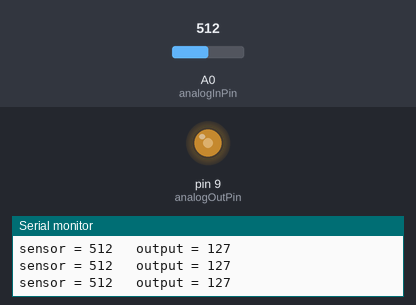
This sketch was run on a simulated Arduino Uno, built with avr-gcc and run on an emulated ATmega328P. Parts: output pins drawn as LEDs (lit = HIGH), the last lines printed to the serial monitor. The test bench sets the inputs (shaded band); at power-on: A0 (analogInPin) = 512.

Above: at 1.2 s.
1.3 s: A0 (analogInPin) set to 413
At 2.3 s:
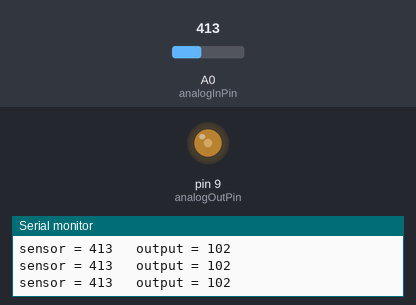
4.3 s: A0 (analogInPin) set to 392
At 5.7 s:
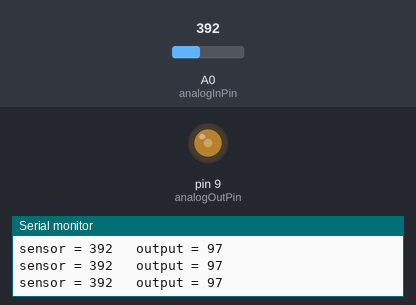
7.3 s: A0 (analogInPin) set to 716
At 8.2 s:
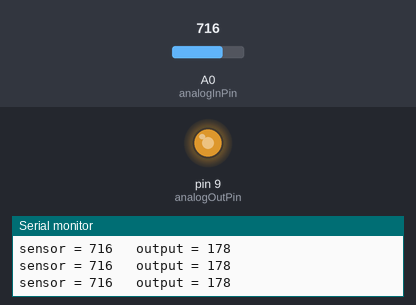
8.8 s: A0 (analogInPin) set to 983
At 9.9 s:
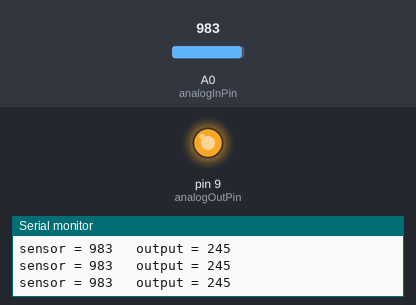
10.3 s: A0 (analogInPin) set to 1009
At 11.7 s:
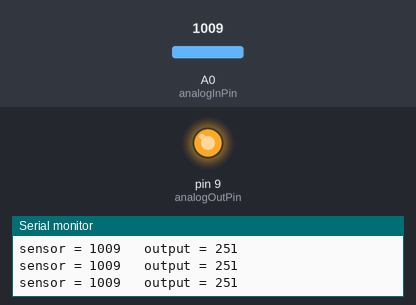
13.3 s: A0 (analogInPin) set to 0
At 14.4 s:
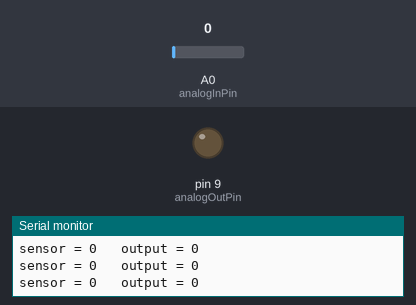
Timing chart, 0 to 15.8 s (numbered marks = the images above; inputs shaded):
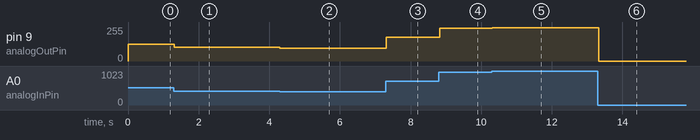

The sketch:

RoboTronics_AnalogInOutSerial.ino
```cpp
/* ---------------------ROBOTRONICS TUTORIAL
  2.Analog input, analog output, serial output

  Reads an analog input pin,
  maps the result to a range from 0 to 255 and
  usesthe result to setoutput of output pin.
  prints the results to the Serial Monitor.

  The circuit:
  - potentiometer connected to analog pin 0.
    Center pin of the potentiometer goes to the analog pin.
    side pins of the potentiometer go to +5V and ground
  - LED connected from digital pin 9 to ground through 220 ohm resistor

*/

// These constants won't change.
// They're used to give names to the pins used:
//constant(const) is a keyword used to declare constants
const int analogInPin = A0;  // Analog input pin for potentiometer
// Can use pins A0 to A5 for Analog and 1 to 12 for Digital Pins
const int analogOutPin = 9;  // Analog output pin for  LED

int sensorValue = 0;  // value readings  from the potentio.
int outputValue = 0;  // value output to the PWM pin of LED (analog out)

void setup() {
  // initialize serial communications at 9600 bps BITS PER SECOND :
  // 9600 is also baud rate
  // Matlab sensor se communicate karo
  Serial.begin(9600);
}

void loop() {
  // read the analog input value:
  // Analog Read function used to read input from Potentiometer
  // Range is 0 to 255
  sensorValue = analogRead(analogInPin);
  // map it to the range of the analog out:
  outputValue = map(sensorValue, 0, 1023, 0, 255);
  // change the analog output value:
  // AnalogWrite function is used to give output readings to analog pins
  // but range is from 0 to 1023
  // Hence we need to convert or map values of AnalogRead 0 to 255 to range of AnalogWrite 0 to 1023
  // We use map function for this
  analogWrite(analogOutPin, outputValue);

  // print the results to the Serial Monitor:
  Serial.print("sensor = ");
  Serial.print(sensorValue);
  Serial.print("\t output = ");
  Serial.println(outputValue);

  // wait 2 milliseconds before the next loop for the analog-to-digital
  // converter to settle after the last reading:
  delay(2);
}
```

Measured:
- after the input at 1.3 s, pin 9 (analogOutPin): 127/255 → 102/255 at once
- after the input at 4.3 s, pin 9 (analogOutPin): 102/255 → 97/255 at once
- after the input at 7.3 s, pin 9 (analogOutPin): 97/255 → 178/255 at once
- after the input at 8.8 s, pin 9 (analogOutPin): 178/255 → 245/255 at once
- after the input at 10.3 s, pin 9 (analogOutPin): 245/255 → 251/255 at once
- after the input at 13.3 s, pin 9 (analogOutPin): 251/255 → 0/255 at once
